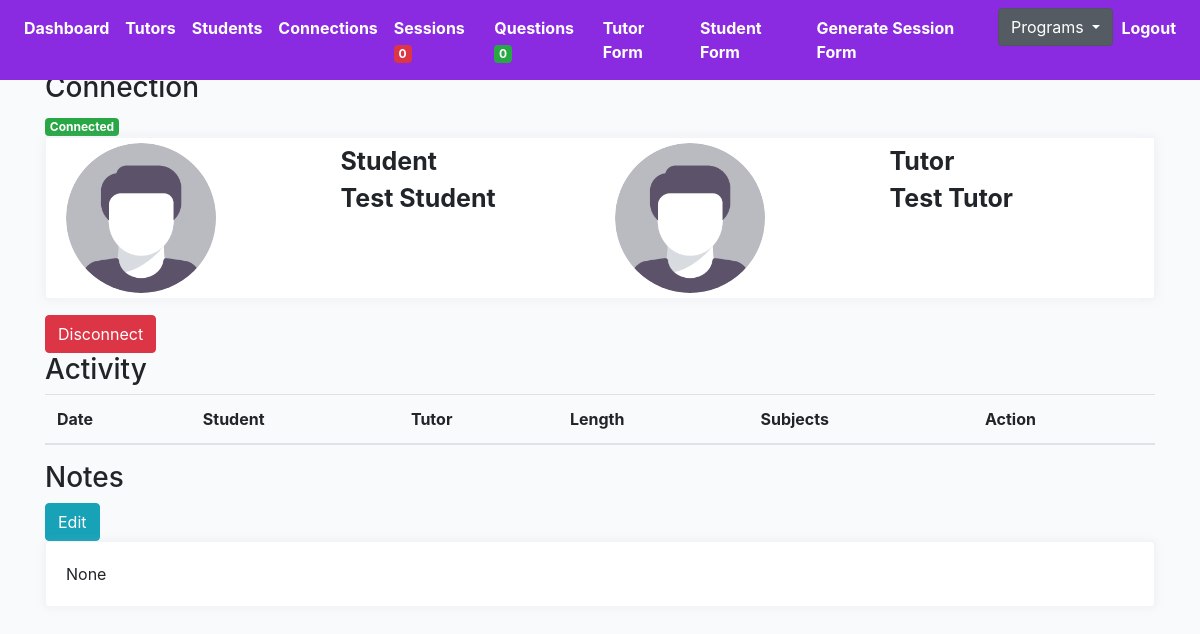
Screenshot of /middleschool/127/connection-detail (signed in) with the database file from the repository.
### middleschool/models.py (models this page shows, shortened)
class Connection(models.Model):
    created = models.DateTimeField(auto_now_add=True)
    student = models.ForeignKey(Profile, on_delete=models.CASCADE, related_name='student')
    tutor = models.ForeignKey(Profile, on_delete=models.CASCADE, related_name='tutor')
    status = models.CharField(max_length=200, choices=STATUS_CHOICES)
    updated = models.DateTimeField(auto_now=True)
    flag = models.BooleanField(default=False)
    note = models.TextField(null=True, blank=True, max_length=1000)

class Profile(models.Model):
    role = models.CharField(max_length=200, choices=ROLE_CHOICES_PROFILE, null=True)
    avatar = models.ImageField(default='avatar.png', upload_to='avatars/')
    first_name = models.CharField(max_length=200, blank=True)
    last_name = models.CharField(max_length=200, blank=True)
    email = models.EmailField(max_length=200, blank=True)
    student_grade = models.CharField(null=True, blank=True, max_length=200, choices=STUDENT_GRADE_CHOICES)
    grade = models.CharField(null=True, blank=True, max_length=200, choices=GRADE_CHOICES)
    academic_advisor = models.ForeignKey(Academicadvisor, null=True, blank=True, on_delete=models.CASCADE, related_name='academic_advisor')
    academic_advisor_email = models.EmailField(max_length=200, blank=True)
    subjects = models.ManyToManyField(Subject, blank=True, related_name='subjects')
    school = models.CharField(max_length=200, blank=True)
    friends = models.ManyToManyField("self", blank=True, related_name='testfriends')
    updated = models.DateTimeField(auto_now=True)
    created = models.DateTimeField(auto_now_add=True)
    slug = models.SlugField(unique=True, blank=True)
    flag = models.BooleanField(default=False)
    parent1_first_name = models.CharField(max_length=200, blank=True)
    parent1_last_name = models.CharField(max_length=200, blank=True)
    parent1_phone = models.CharField(max_length=200, blank=True)
    parent1_email = models.EmailField(max_length=200, blank=True)
    student_capacity = models.IntegerField(null=True, blank=True)
    phone = models.CharField(max_length=200, blank=True)
    question = models.TextField(null=True, blank=True, max_length=1000)
    languages = models.ManyToManyField(Language, blank=True, related_name='subjects')
    comfortable_share_phone = models.BooleanField(default=False)
    permission_share_grade = models.BooleanField(default=False)
    optional_school_loop_profile_link = models.TextField(null=True, blank=True, max_length=500)
    optional_school_loop_username = models.TextField(null=True, blank=True, max_length=500)
    optional_school_loop_password = models.TextField(null=True, blank=True, max_length=500)
    parent_languages = models.CharField(null=True, blank=True, max_length=200, choices=LANGUAGE_CHOICES)
    age = models.IntegerField(null=True, blank=True)
    ethnic = models.CharField(null=True, blank=True, max_length=200, choices=ETHNIC_CHOICES)
    note = models.TextField(null=True, blank=True, max_length=1000)
    interest = models.ManyToManyField(Interest, blank=True, related_name='interest')
    check = models.CharField(null=True, blank=True, max_length=200, choices=YES_NO)
    status = models.CharField(null=True, blank=True, max_length=200, choices=PROFILE_STATUS, default='active')
    __initial_first_name = None
    __initial_last_name = None
    def __init__(self, *args, **kwargs):
        super().__init__(*args, **kwargs)
        self.__initial_first_name = self.first_name
        self.__initial_last_name = self.last_name

### middleschool/views.py (the view)
# urls.py: path('<pk>/connection-detail', ConnectionDetailView.as_view(), name='connection-profile-detail'),
@method_decorator(login_required, name='dispatch')
@method_decorator(allowed_users(allowed_roles=['middletutor', 'admin']), name='dispatch')
class ConnectionDetailView(DetailView):
    model = Connection
    template_name = 'middleschool/connection-detail.html'
    def get_object(self):
        pk = self.kwargs.get('pk')
        connection = Connection.objects.get(pk=pk)
        return connection
    def get_context_data(self, **kwargs):
        context = super().get_context_data(**kwargs)
        pk = self.kwargs.get('pk')
        connection = Connection.objects.get(pk=pk)
        sessions = Session.objects.filter(submit_status=True).filter(connection=connection)
        sessions_ = []
        for item in sessions:
            sessions_.append(item)
        context["sessions"] = sessions_
        return context

### cprofiles/context_processors.py (called while the page is built)
def choice_question(request):
    if(request.user.id):
        choice_unanswered_question_num = Question.objects.filter(status="UNANSWERED").count()
        choice_session_flag_num = Session.objects.filter(flag=True).count()
        return {
            'choice_unanswered_question_num' : choice_unanswered_question_num,
            'choice_session_flag_num' : choice_session_flag_num
        }
    return {}

### middleschool/context_processors.py (called while the page is built)
def middle_school_question(request):
    if(request.user.id):
        middle_school_unanswered_question_num = Question.objects.filter(status="UNANSWERED").count()
        middle_school_session_flag_num = Session.objects.filter(flag=True).count()
        return {
            'middle_school_unanswered_question_num' : middle_school_unanswered_question_num,
            'middle_school_session_flag_num' : middle_school_session_flag_num
        }
    return {}

### mprofiles/context_processors.py (called while the page is built)
def mentor_question(request):
    if(request.user.id):
        mentor_unanswered_question_num = Question.objects.filter(status="UNANSWERED").count()
        mentor_session_flag_num = Session.objects.filter(flag=True).count()
        return {
            'mentor_unanswered_question_num' : mentor_unanswered_question_num,
            'mentor_session_flag_num' : mentor_session_flag_num
        }
    return {}

### profiles/context_processors.py (called while the page is built)
def high_school_question(request):
    if(request.user.id):
        high_school_unanswered_question_num = Question.objects.filter(status="UNANSWERED").count()
        high_school_session_flag_num = Session.objects.filter(flag=True).count()
        return {
            'high_school_unanswered_question_num' : high_school_unanswered_question_num,
            'high_school_session_flag_num' : high_school_session_flag_num
        }
    return {}

### templates/middleschool/connection-detail.html (shortened to what this page needs)
{% extends 'middleschoolbase.html' %}
{% load static %}
{% block stylesheet %}{% static '/css/profile.css' %}{% endblock %}
{% block content %}
<h3>Connection</h3>
{% if connection.status == 'connected' %}
<div class="status_detail"><span class="badge badge-success">Connected</div>
{% elif connection.status == 'disconnected' %}
<div class="status_detail"><span class="badge badge-danger">Disconnected</span><span> on {{connection.updated | date:"M d, Y" }}</span></div>
{% elif connection.status == 'inactive' %}
<div class="status_detail"><span class="badge badge-warning">Inactive</div>
{% endif %}
<div class="profile-page tx-13">
    <div class="row">
        <div class="col-12 grid-margin">
            <div class="profile-header">
                <div class="header-links">
                    <div class="container header">
                        <div class="row">
                            <div class="col">
                                <div class="row">
                                    <div class="col">
                                        <img class="profile-pic" src="{{connection.student.avatar.url}}" alt="profile">
                                    </div>
                                    <div class="col">
                                        <div style="font-size:25px; font-weight:bold" class="profile-name">
                                            {{connection.student.role|title }}</div>
                                        <div style="font-size:25px; font-weight:bold" class="profile-name">
                                            {{connection.student.first_name}}
                                            {{connection.student.last_name}}</div>
                                    </div>
                                </div>
                            </div>
                            <div class="col">
                                <div class="row">
                                    <div class="col">
                                        <img class="profile-pic" src="{{connection.tutor.avatar.url}}" alt="profile">
                                    </div>
                                    <div class="col">
                                        <div style="font-size:25px; font-weight:bold" class="profile-name">
                                            {{connection.tutor.role|title }}</div>
                                        <div style="font-size:25px; font-weight:bold" class="profile-name">
                                            {{connection.tutor.first_name}}
                                            {{connection.tutor.last_name}}</div>
                                    </div>
                                </div>
                            </div>
                        </div>
                    </div>
                </div>
            </div>
        </div>
    </div>
</div>
{% if connection.status == 'connected' %}
<form action="{% url 'middleschool:remove-connect' %}" method="POST">
    <button type="submit" class="btn btn-danger">Disconnect</button>
</form>
{% elif connection.status == 'disconnected' %}
<a href="{% url 'middleschool:student-detail-view' connection.student.slug %}"><button type="submit"
        class="btn btn-info">Connect
        Tutor</button></a>
{% endif %}
<h3>Activity</h3>
<div class="table-responsive-lg">
    <table class="table">
        <thead>
            <tr>
                <th scope="col">Date</th>
                <th scope="col">Student</th>
                <th scope="col">Tutor</th>
                <th scope="col">Length</th>
                <th scope="col">Subjects</th>
                <th scope="col">Action</th>
            </tr>
        </thead>
    </table>
</div>
<h3>Notes</h3>
<a href="{% url 'middleschool:connection-note-update-profile' connection.pk %}"><button type="submit"
        class="btn btn-info">Edit</button></a>
<div class="row">
    <div class="col-sm-12">
        <div class="card h-100">
            <div class="card-body">
                <p class="card-text">{{connection.note}}</p>
            </div>
        </div>
    </div>
</div>
{% endblock content %}

### core/static/css/base.css (style rules this page uses)
.container { width: 100%; padding-right: 15px; padding-left: 15px; margin-right: auto; margin-left: auto; margin-top: 55px; }
body { background:#FAFAFA; }

### core/static/css/profile.css (style rules this page uses)
body { background-color: #f9fafb; margin-top:0px; }
.profile-page .profile-header { box-shadow: 0 0 10px 0 rgba(183, 192, 206, 0.2); border: 1px solid #f2f4f9; }
.profile-page .profile-header .header-links { padding: 5px; display: -webkit-flex; display: flex; -webkit-justify-content: center; justify-content: center; background: #fff; border-radius: 0 0 .25rem .25rem; }
img { vertical-align: middle; border-style: none; }
.grid-margin { margin-bottom: 1rem; }
.card { box-shadow: 0 0 10px 0 rgba(183, 192, 206, 0.2); -webkit-box-shadow: 0 0 10px 0 rgba(183, 192, 206, 0.2); -moz-box-shadow: 0 0 10px 0 rgba(183, 192, 206, 0.2); -ms-box-shadow: 0 0 10px 0 rgba(183, 192, 206, 0.2); }
.card { position: relative; display: flex; flex-direction: column; min-width: 0; word-wrap: break-word; background-color: #fff; background-clip: border-box; border: 1px solid #f2f4f9; border-radius: 0.25rem; }
.profile-pic { border-radius: 50%; height: auto; width: 150px; }
.container .header { margin-top: 0px; }

### rows the page displays
Connection: student.avatar (placeholder picture), student.role "Student", student.first_name "Test", student.last_name "Student", tutor.avatar (placeholder picture), tutor.role "Tutor", tutor.first_name "Test", tutor.last_name "Tutor", note "None"

### other values shown
{{ middle_school_session_flag_num }} "0"
{{ middle_school_unanswered_question_num }} "0"
